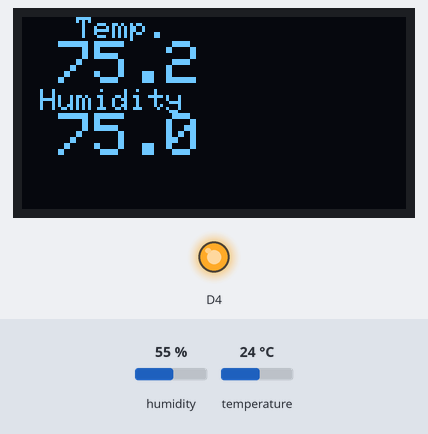
Simulated run of this sketch. Board: ESP8266 (NodeMCU). Parts: 128×64 one-colour display, output pins drawn as LEDs (lit = HIGH). The inputs (shaded band) are chosen by the test bench; at power-on: humidity 55 %, temperature 24 °C.

Above: at 4.9 s.
5.0 s: humidity set to 22 %
At 11.4 s:
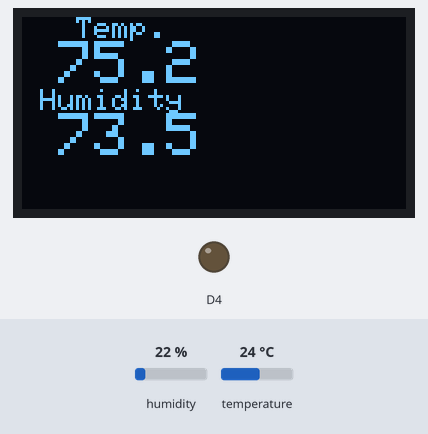
11.6 s: temperature set to 12 °C
At 16.1 s:
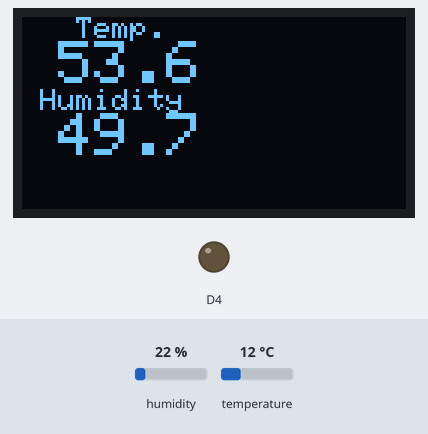
16.4 s: humidity set to 40 %
At 19.7 s:
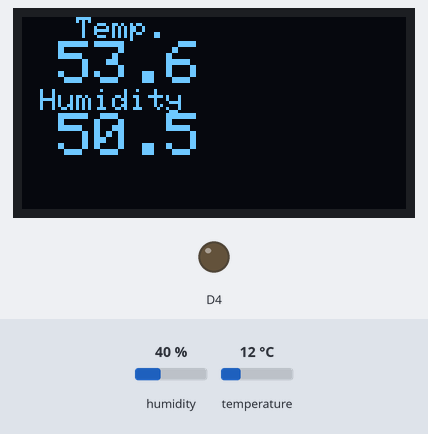
20.7 s: temperature set to 19 °C
At 24.4 s:
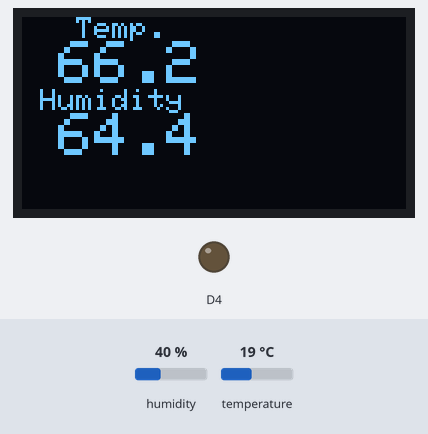
Timing chart, 0 to 26.0 s (numbered marks = the images above; inputs shaded):
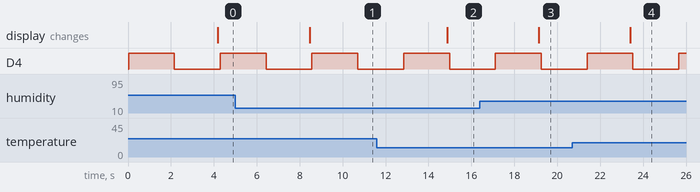

The sketch:

FermentationTag.ino
```cpp
#include <SPI.h>
#include <Wire.h>
#include <Adafruit_GFX.h>
//#include "Adafruit_SSD1306.h"
#include <Adafruit_SSD1306.h>
#include <DHTesp.h>

//
//
#define OLED_RESET 0  // GPIO0
Adafruit_SSD1306 OLED(OLED_RESET);
//
#define DHTPIN D3
#define DHTTYPE DHT22
DHTesp dht;

void setup() {
OLED.begin();
OLED.clearDisplay();

Serial.begin(115200);
pinMode(DHTPIN,INPUT);
pinMode(2,OUTPUT);
dht.setup(DHTPIN,DHTesp::DHT22);
////display.begin(SSD1306_SWITCHCAPVCC, 0x3c);
////OLED.begin(SSD1306_SWITCHAPVCC,0x3c);
////display.display();
}

void loop() {
digitalWrite(2, !digitalRead(2));
delay(dht.getMinimumSamplingPeriod());
OLED.setTextSize(1);
OLED.setTextColor(WHITE,BLACK);
OLED.setCursor(0,0);
OLED.display();


  float humidity = dht.getHumidity();
  float temperature = dht.getTemperature();

  //OLED.println(dht.getStatusString());
  OLED.println("   Temp.");
  OLED.print("  ");
  OLED.setTextSize(2);
  OLED.println(dht.toFahrenheit(temperature), 1);
  OLED.setTextSize(1);
  OLED.println(" Humidity");
  OLED.print("  ");
  OLED.setTextSize(2);
  OLED.println(dht.computeHeatIndex(dht.toFahrenheit(temperature), humidity, true), 1);
   delay(100);
}
```

Measured:
- after the input at 5.0 s, the display: changes after 3.5 s (image 1)
- after the input at 11.6 s, the display: changes after 3.3 s (image 2)
- after the input at 16.4 s, the display: changes after 2.7 s (image 3)
- after the input at 20.7 s, the display: changes after 2.7 s (image 4)
